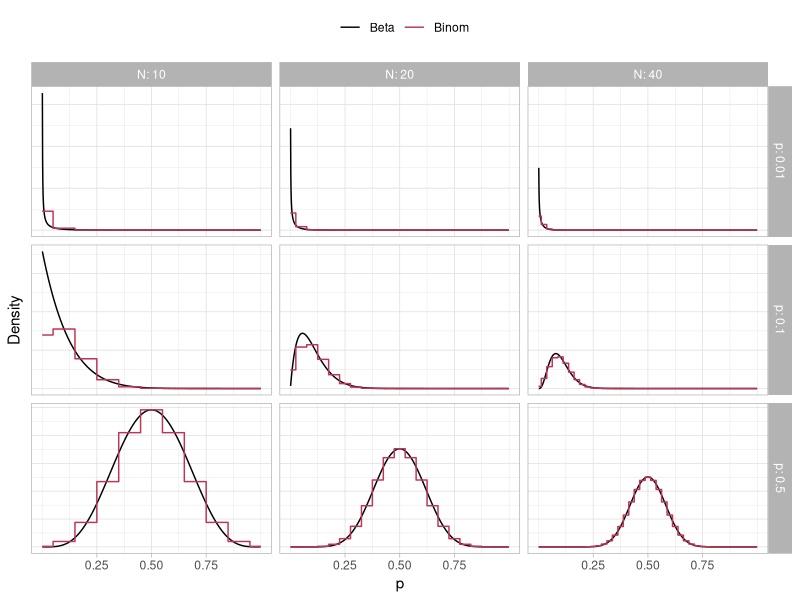

The R script that drew this image:
library('ggplot2')
library('viridis')
eps = .001
x = seq(eps,1-eps,eps)
N = c(10,20,40)
p = c(.01,.1,.50)
data = do.call(rbind,lapply(N,function(Ni){
  do.call(rbind,lapply(p,function(pi){
    cbind(N=Ni,p=pi,rbind(
      data.frame(x=(0:Ni)/Ni,d=dbinom(0:Ni,Ni,pi),distr='Binom'),
      data.frame(x=x,d=dbeta(x,Ni*pi,Ni*(1-pi))/Ni,distr='Beta')
    ))
}))}))
g = ggplot(mapping=aes(x=x,y=d,color=distr)) +
  geom_line(data=data[data$distr=='Beta',]) +
  geom_step(data=data[data$distr=='Binom',],direction='mid') +
  facet_grid(p~N,scales='free_y',labeller=label_both) +
  scale_color_viridis(discrete=TRUE,option=3,begin=0,end=.5) +
  scale_x_continuous(breaks=c(.25,.5,.75)) +
  labs(x='p',y='Density',color='') +
  theme_light() +
  theme(legend.position='top',axis.text.y=element_blank(),axis.ticks.y=element_blank())
ggsave('Rplots.pdf',w=6,h=6)
